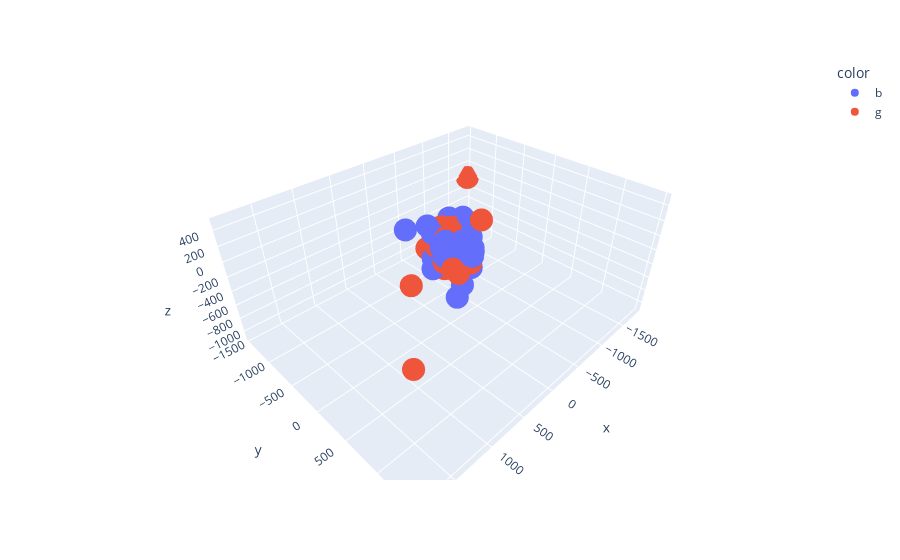

This figure's notebook cell:
### Code cell
# plot using tsne 
X_embedded  = TSNE(n_components=3, perplexity=10,random_state=24).fit_transform( X )
colors = np.array([x for x in 'bgrcmykbgrcmykbgrcmykbgrcmyk'])
fig = px.scatter_3d(x=X_embedded [:,0],y=X_embedded [:,1],z=X_embedded [:,2],color=colors[gmm_labels])
fig.show()

### Figure 1 — Plotly figure (JSON) as saved in the notebook; plotly's stock layout.template omitted (floating-point values rounded to 4 significant figures)
{"data": [{"hovertemplate": "color=b<br>x=%{x}<br>y=%{y}<br>z=%{z}<extra></extra>", "legendgroup": "b", "marker": {"color": "#636efa", "symbol": "circle"}, "mode": "markers", "name": "b", "scene": "scene", "showlegend": true, "type": "scatter3d", "x": [-222.3, -192.4, 66.45, 27.94, -10.69, -40.89, -7.832, 1.566, 77.92, 94.5, -76.71, 154.0, -125.1, -194.5, -171.1, -58.37, -123.6, 166.3, 74.2, -235.5, -20.66, 215.5, 244.2, -106.9, 216.6, -87.39, -243.9, 117.7, -55.48, 574.5, -472.7, 189.9, 97.12, -125.2, -7.945, -853.9, -121.5, 273.1, 87.76, 215.2, 158.0, -528.2, -149.7, 31.74], "y": [135.3, -14.95, 197.7, 105.2, 170.2, -99.3, -204.0, 187.7, -156.3, 177.1, -50.09, -108.5, 203.1, 126.4, 0.8603, 154.0, 228.1, -124.4, 10.97, -270.5, -132.1, -68.25, -43.42, 85.47, 114.3, 58.36, 3.584, -259.5, 112.5, 660.7, -258.2, 39.25, -676.3, -136.2, 60.5, -795.3, 8.413, 576.8, -74.94, 127.2, 125.3, -322.5, 84.66, 138.4], "z": [-43.7, 152.3, 108.8, 66.83, 161.2, -79.23, -112.2, 6.635, 95.45, -11.4, 8.732, -143.4, -236.9, 112.2, 20.69, 80.19, -1.988, 204.9, -141.9, 181.6, 15.8, -74.82, -193.4, -15.59, 33.42, 172.1, -85.99, 224.8, -111.1, -24.78, -915.7, 100.7, -11.79, -172.4, -208.4, -1089.0, -112.4, 282.9, -41.91, 237.6, 154.8, 55.1, -165.8, -122.9]}, {"hovertemplate": "color=g<br>x=%{x}<br>y=%{y}<br>z=%{z}<extra></extra>", "legendgroup": "g", "marker": {"color": "#EF553B", "symbol": "circle"}, "mode": "markers", "name": "g", "scene": "scene", "showlegend": true, "type": "scatter3d", "x": [-56.87, 44.65, -86.93, -239.4, -217.6, -114.1, -182.9, -107.0, 3.261, -206.7, 400.0, -47.97, 1842.0, -1801.0, -4.684, 196.7, -57.61, 213.1, -141.0, 171.6, 131.6, 6.3, 80.26, 82.18, 75.19, 166.7, 37.08, 77.3], "y": [253.8, 164.7, -228.1, -92.81, 249.5, -130.2, -122.9, -25.82, 24.46, -173.1, -256.8, -56.52, 1468.0, -1447.0, -163.4, -188.8, -64.57, 239.6, -196.0, 64.07, 18.29, -2.807, -23.87, 5.163, -23.47, -72.73, -100.8, -198.0], "z": [-116.5, -253.4, 57.32, 59.42, 371.1, 162.0, -57.17, -225.6, -31.49, 101.1, -463.7, 119.8, 492.5, -205.8, 202.5, -6.539, -285.0, -72.37, -7.425, -89.59, -25.5, 236.0, -263.6, 169.1, 78.82, 63.96, -176.9, -24.91]}], "layout": {"legend": {"title": {"text": "color"}, "tracegroupgap": 0}, "margin": {"t": 60}, "scene": {"domain": {"x": [0, 1], "y": [0, 1]}, "xaxis": {"title": {"text": "x"}}, "yaxis": {"title": {"text": "y"}}, "zaxis": {"title": {"text": "z"}}}}}
